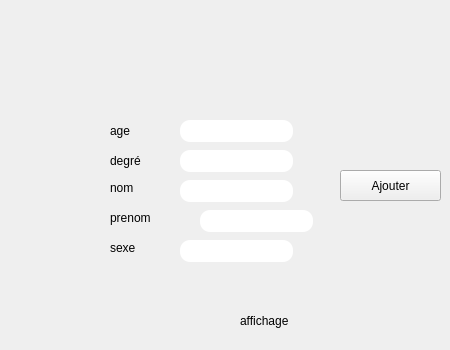
      <widget class="QWidget" name="tab_12">
       <attribute name="title">
        <string>Ajouter</string>
       </attribute>
       <widget class="QLabel" name="label_28">
        <property name="geometry">
         <rect>
          <x>110</x>
          <y>180</y>
          <width>56</width>
          <height>16</height>
         </rect>
        </property>
        <property name="text">
         <string>nom</string>
        </property>
       </widget>
       <widget class="QLineEdit" name="le_sexe">
        <property name="geometry">
         <rect>
          <x>180</x>
          <y>240</y>
          <width>113</width>
          <height>22</height>
         </rect>
        </property>
        <property name="styleSheet">
         <string notr="true">border-radius: 10px;
background-color: rgb(255, 255, 255);</string>
        </property>
       </widget>
       <widget class="QLabel" name="label_29">
        <property name="geometry">
         <rect>
          <x>110</x>
          <y>210</y>
          <width>81</width>
          <height>16</height>
         </rect>
        </property>
        <property name="text">
         <string>prenom</string>
        </property>
       </widget>
       <widget class="QLineEdit" name="le_age">
        <property name="geometry">
         <rect>
          <x>180</x>
          <y>120</y>
          <width>113</width>
          <height>22</height>
         </rect>
        </property>
        <property name="styleSheet">
         <string notr="true">border-radius: 10px;
background-color: rgb(255, 255, 255);</string>
        </property>
       </widget>
       <widget class="QLineEdit" name="le_prenom">
        <property name="geometry">
         <rect>
          <x>200</x>
          <y>210</y>
          <width>113</width>
          <height>22</height>
         </rect>
        </property>
        <property name="styleSheet">
         <string notr="true">border-radius: 10px;
background-color: rgb(255, 255, 255);</string>
        </property>
       </widget>
       <widget class="QLabel" name="label_30">
        <property name="geometry">
         <rect>
          <x>110</x>
          <y>240</y>
          <width>56</width>
          <height>16</height>
         </rect>
        </property>
        <property name="text">
         <string>sexe</string>
        </property>
       </widget>
       <widget class="QPushButton" name="pb_ajouter">
        <property name="geometry">
         <rect>
          <x>340</x>
          <y>170</y>
          <width>101</width>
          <height>31</height>
         </rect>
        </property>
        <property name="text">
         <string>Ajouter</string>
        </property>
       </widget>
       <widget class="QLineEdit" name="le_type">
        <property name="geometry">
         <rect>
          <x>180</x>
          <y>150</y>
          <width>113</width>
          <height>22</height>
         </rect>
        </property>
        <property name="styleSheet">
         <string notr="true">border-radius: 10px;
background-color: rgb(255, 255, 255);</string>
        </property>
       </widget>
       <widget class="QLabel" name="label_31">
        <property name="geometry">
         <rect>
          <x>110</x>
          <y>150</y>
          <width>61</width>
          <height>21</height>
         </rect>
        </property>
        <property name="text">
         <string>degré</string>
        </property>
       </widget>
       <widget class="QLineEdit" name="le_nom">
        <property name="geometry">
         <rect>
          <x>180</x>
          <y>180</y>
          <width>113</width>
          <height>22</height>
         </rect>
        </property>
        <property name="styleSheet">
         <string notr="true">border-radius: 10px;
background-color: rgb(255, 255, 255);</string>
        </property>
       </widget>
       <widget class="QLabel" name="label_32">
        <property name="geometry">
         <rect>
          <x>110</x>
          <y>120</y>
          <width>101</width>
          <height>21</height>
         </rect>
        </property>
        <property name="text">
         <string>age</string>
        </property>
       </widget>
       <widget class="QLabel" name="label_33">
        <property name="geometry">
         <rect>
          <x>240</x>
          <y>300</y>
          <width>171</width>
          <height>41</height>
         </rect>
        </property>
        <property name="styleSheet">
         <string notr="true">font: 81 10pt &quot;Rockwell Extra Bold&quot;</string>
        </property>
        <property name="text">
         <string>affichage</string>
        </property>
       </widget>
      </widget>
